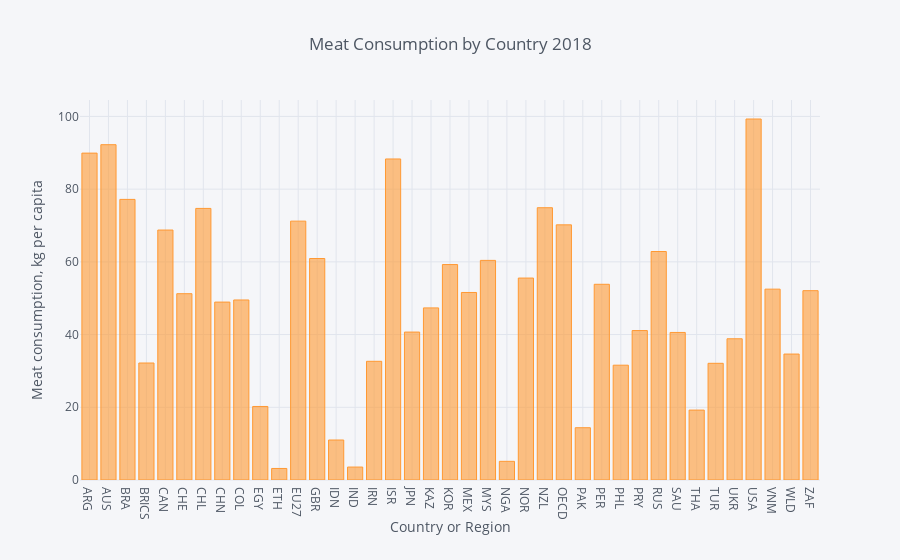

Write notebook code for a chart like this one.
### Markdown cell above
**Cufflinks option**

### Code cell
# create a bar chart
series_country_2018.iplot(kind='bar',
                          title='Meat Consumption by Country 2018',
                          xTitle='Country or Region',
                          yTitle='Meat consumption, kg per capita')

### Figure 1 — Plotly figure (JSON) as saved in the notebook; plotly's stock layout.template omitted (floating-point values rounded to 4 significant figures)
{"data": [{"marker": {"color": "rgba(255, 153, 51, 0.6)", "line": {"color": "rgba(255, 153, 51, 1.0)", "width": 1}}, "name": "Value", "orientation": "v", "text": "", "type": "bar", "uid": "9288d508-dd5c-46ef-8131-8db3698803c6", "x": ["ARG", "AUS", "BRA", "BRICS", "CAN", "CHE", "CHL", "CHN", "COL", "EGY", "ETH", "EU27", "GBR", "IDN", "IND", "IRN", "ISR", "JPN", "KAZ", "KOR", "MEX", "MYS", "NGA", "NOR", "NZL", "OECD", "PAK", "PER", "PHL", "PRY", "RUS", "SAU", "THA", "TUR", "UKR", "USA", "VNM", "WLD", "ZAF"], "y": [89.91, 92.23, 77.18, 32.18, 68.75, 51.24, 74.7, 48.94, 49.52, 20.22, 3.175, 71.2, 60.92, 11.0, 3.559, 32.65, 88.3, 40.69, 47.33, 59.26, 51.58, 60.41, 5.133, 55.54, 74.89, 70.18, 14.38, 53.83, 31.58, 41.11, 62.85, 40.58, 19.23, 32.1, 38.84, 99.29, 52.49, 34.64, 52.08]}], "layout": {"legend": {"bgcolor": "#F5F6F9", "font": {"color": "#4D5663"}}, "paper_bgcolor": "#F5F6F9", "plot_bgcolor": "#F5F6F9", "title": {"font": {"color": "#4D5663"}, "text": "Meat Consumption by Country 2018"}, "xaxis": {"gridcolor": "#E1E5ED", "showgrid": true, "tickfont": {"color": "#4D5663"}, "title": {"font": {"color": "#4D5663"}, "text": "Country or Region"}, "zerolinecolor": "#E1E5ED"}, "yaxis": {"gridcolor": "#E1E5ED", "showgrid": true, "tickfont": {"color": "#4D5663"}, "title": {"font": {"color": "#4D5663"}, "text": "Meat consumption, kg per capita"}, "zerolinecolor": "#E1E5ED"}}}
